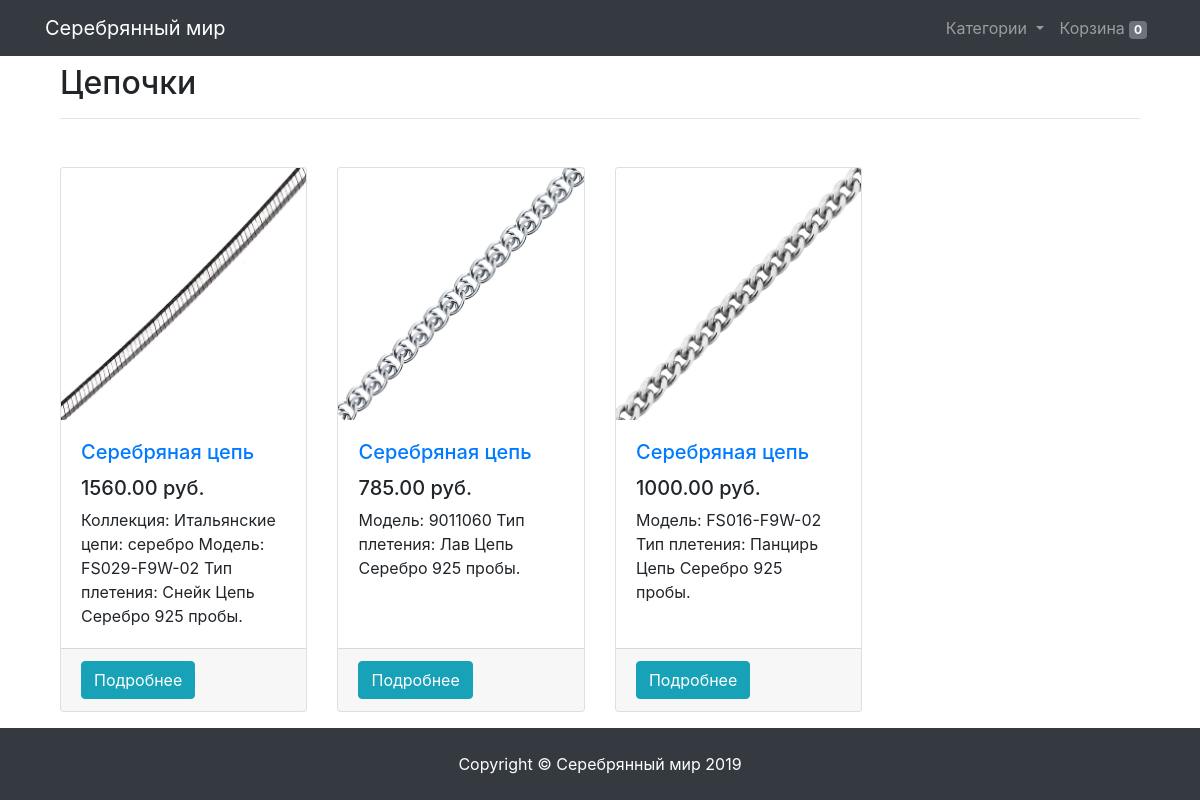
The page /category/tsepochki/ on the database its author committed.
### ecomapp/models.py (models this page shows, shortened)
class Category(models.Model):
    name = models.CharField(max_length=100)
    slug = models.SlugField(blank=True)
    def get_absolute_url(self):
        return reverse('category_detail', kwargs={'category_slug': self.slug})

class Product(models.Model):
    category = models.ForeignKey(Category)
    brand = models.ForeignKey(Brand)
    title = models.CharField(max_length=100)
    slug = models.SlugField()
    description = models.TextField()
    image = models.ImageField(upload_to=image_folder)
    price = models.DecimalField(max_digits=9, decimal_places=2)
    available = models.BooleanField(default=True)
    objects = ProductManager()
    def get_absolute_url(self):
        return reverse('product_detail', kwargs={'product_slug': self.slug})

### ecomapp/views.py (the view)
# urls.py: url(r'^category/(?P<category_slug>[-\w]+)/$', category_view, name='category_detail'),
def category_view(request, category_slug):
    try:
        cart_id = request.session['cart_id']
        cart = Cart.objects.get(id=cart_id)
        request.session['total'] = cart.items.count()
    except:
        cart = Cart()
        cart.save()
        cart_id = cart.id
        request.session['cart_id'] = cart_id
        cart = Cart.objects.get(id=cart_id)
    categories = Category.objects.all()
    category = Category.objects.get(slug=category_slug)
    products_of_categories = Product.objects.filter(category=category)
    context = {
        'category': category,
        'products_of_categories': products_of_categories,
        'categories': categories,
        'cart': cart
    }
    return render(request, 'category.html', context)

### ecomapp/templates/category.html
{%extends 'base.html'%}
{%block content%}
    <div class="container">
        <div class="col-sm-12 mt-3">
            <h2>{{ category.name }}</h2>
            <hr>
        </div>
        <div class="col-lg-9 mt-5">
            <div class="row">
              {% for product in products_of_categories%}
                <div class="col-lg-4 col-md-6 mb-4">
                  <div class="card h-100">
                    <a href="{{product.get_absolute_url}}"><img class="card-img-top" src="{{product.image.url}}" alt=""></a>
                    <div class="card-body">
                      <h5 class="card-title">
                        <a href="{{product.get_absolute_url}}">{{product.title}}</a>
                      </h5>
                      <h5>{{product.price}} руб.</h5>
                      <p class="card-text">{{product.description}}</p>
                    </div>
                    <div class="card-footer">
                      <a href="{{product.get_absolute_url}}"><button class="btn btn-info">Подробнее</button></a>
                    </div>
                  </div>
                </div>
              {% endfor%}
            </div>
        </div>
    </div>
{%endblock content%}

### rows shown on the page
Category: name "Цепочки"
Product: image (picture), title "Серебряная цепь", price "1560.00", description "Коллекция: Итальянские цепи: серебро Модель: FS029-F9W-02 Тип плетения: Снейк Цепь Серебро 925 пробы."
Product: image (picture), title "Серебряная цепь", price "785.00", description "Модель: 9011060 Тип плетения: Лав Цепь Серебро 925 пробы."
Product: image (picture), title "Серебряная цепь", price "1000.00", description "Модель: FS016-F9W-02 Тип плетения: Панцирь Цепь Серебро 925 пробы."
